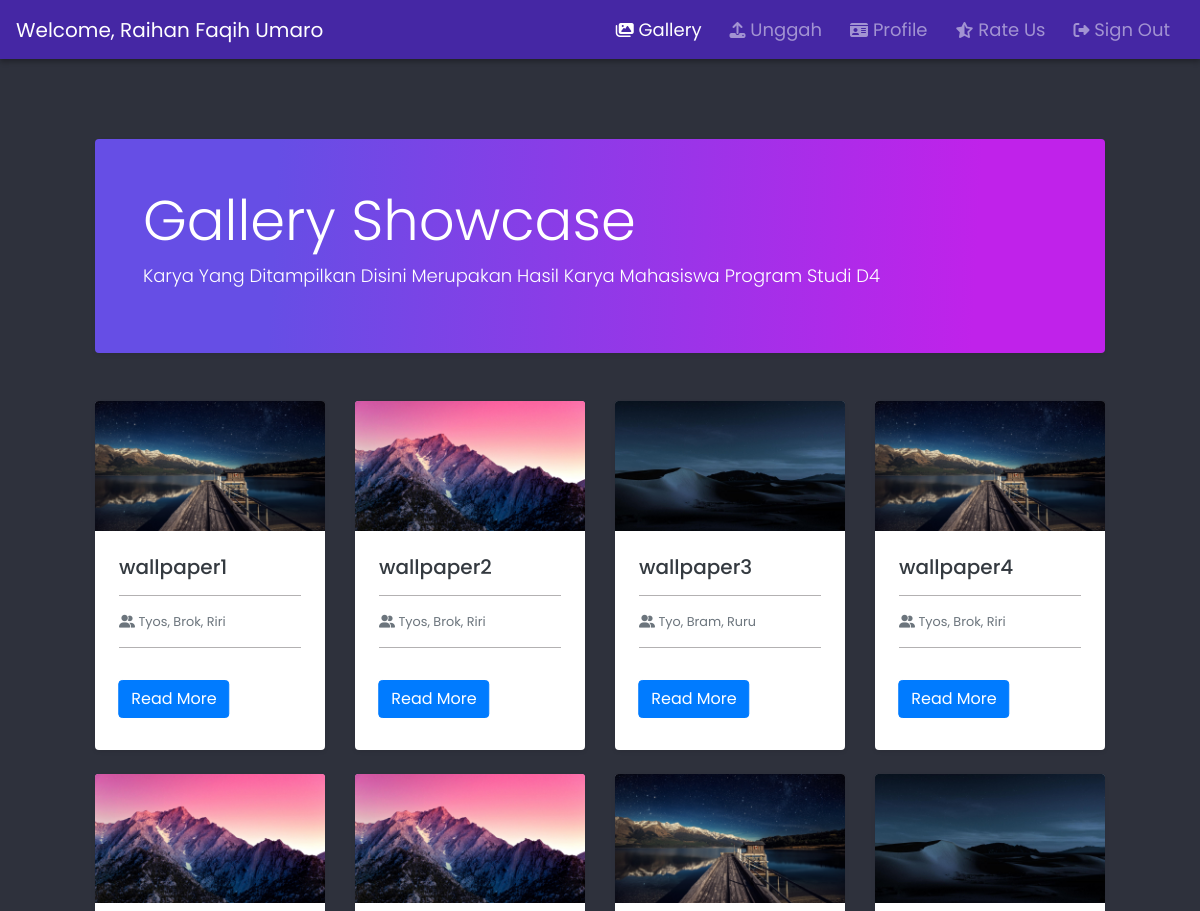
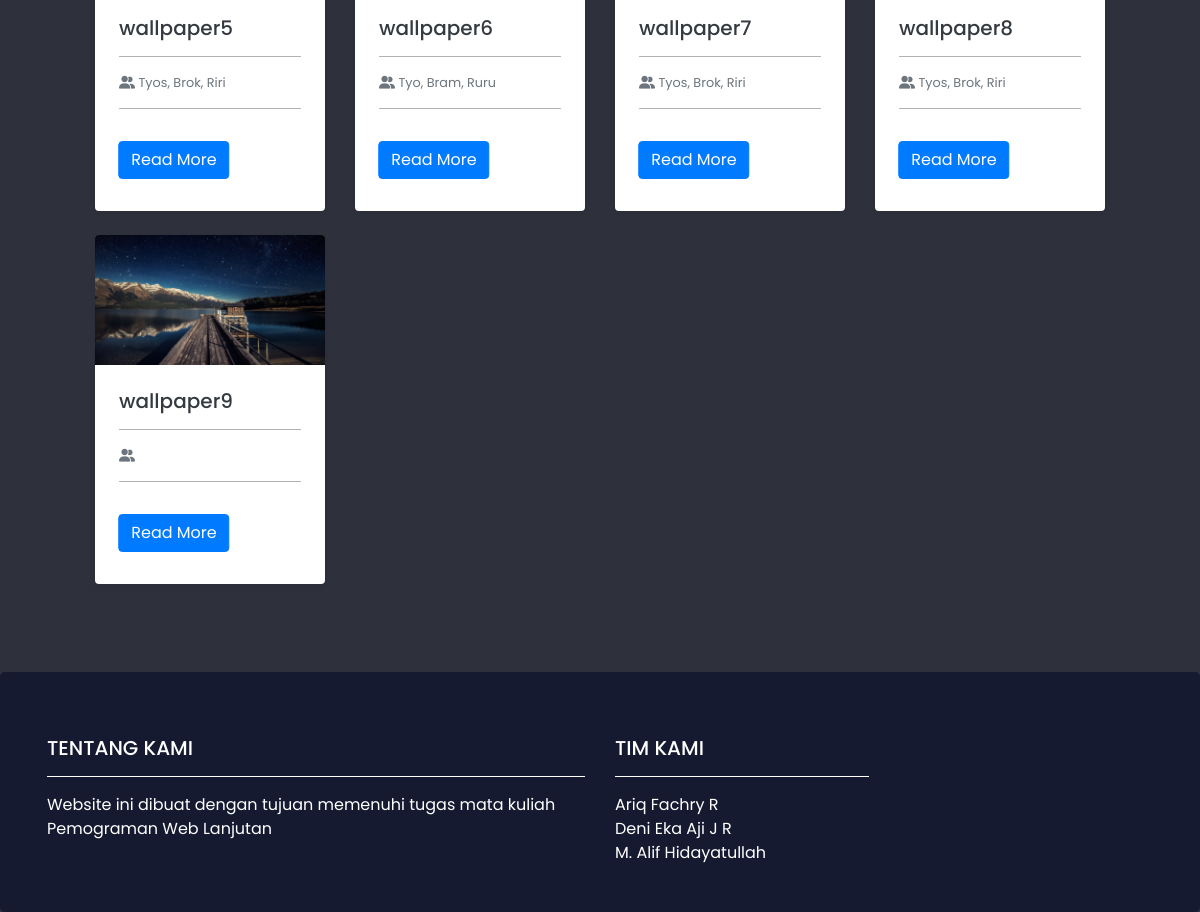
Screenshot of /User_Regist/dashboard_user.php (signed in) with the database file from the repository (2 pictures, top to bottom).
### tables this page shows
CREATE TABLE `data_karya` (
  `id` int(11) NOT NULL,
  `judul` varchar(255) NOT NULL,
  `deskripsi` text NOT NULL,
  `anggota` varchar(255) NOT NULL,
  `foto_karya` varchar(255) NOT NULL
);

### User_Regist/dashboard_user.php (the view, shortened to what this page needs)
<?php
  include 'header-user.php';
    $per_laman = 12;
    $laman_sekarang = 1;
    $awal = ($laman_sekarang - 1) * $per_laman;
?>
<section>
<div class="jumbotron gallery">
          <div class="container-fluid">
            <div class="px-lg-5">
              <div class="row py-5 fadeInRight">
                <div class="col-lg-12 mx-auto">
                  <div class="box p-5 shadow-sm rounded ">
                    <h1 class="display-4 fadeInDown">
                      Gallery Showcase
                    </h1>
                    <p class="lead fadeInUp" style="font-size: 18px;">
                      Karya Yang Ditampilkan Disini Merupakan Hasil Karya Mahasiswa Program Studi D4
                    </p>
                  </div>
                </div>
              </div>
              <div class="row">
                <?php
                $query = "SELECT * FROM data_karya LIMIT $per_laman OFFSET $awal";
                $query_run = mysqli_query($conn, $query);
                $check_data_karya = mysqli_num_rows($query_run) > 0;
                if($check_data_karya)
                {
                  while ($row_karya = mysqli_fetch_array($query_run)) {
                    ?>
                <div class="col-xl-3 col-lg-4 col-md-6 mb-4 anim">
                  <div class="bg-white rounded shadow-sm">
                    <img src="gambar/<?php echo $row_karya['foto_karya']; ?>" class="img-fluid card-img-top" alt="Image Karya">
                    <div class="p-4">
                      <h5><a class="text-dark"><?php echo $row_karya['judul']; ?></a></h5>
                      <hr class="separator">
                      <p class="small text-muted mb-0">
                        <i class="fas fa-user-friends"></i> <?php echo $row_karya['anggota'] ?>
                      </p>
                      <hr class="separator">
                      <div class="d-flex align-items-center justify-content-between rounded-pill bg-white px-3 py-2 mt-4">
                        <button class="btn btn-primary" data-toggle="modal" data-target="#img<?php echo $row_karya['id']; ?>">Read More</button>
                      </div>
                    </div>
                  </div>
                </div>
                    <?php
                  }
                }
                else
                {
                  echo "No Record Found";
                }
                ?>
              </div>
            </div>
          </div>
        </div>
        <div class="jumbotron footer fixed-footer" style="width: 100%; margin: 0">
            <div class="container-fluid text-center text-md-left">
                <div class="row">
                    <div class="col-md-6 mt-md-0 mt-3">
                        <h5 class="text-uppercase">Tentang Kami</h5>
                        <hr style="border-top: 1px solid white;">
                        <p>Website ini dibuat dengan tujuan memenuhi tugas mata kuliah Pemograman Web Lanjutan</p>
                    </div>
                    <div class="col-md-3 mb-md-0 mb-3">
                        <h5 class="text-uppercase">Tim Kami</h5>
                        <hr style="border-top: 1px solid white;">
                        <ul class="list-unstyled" style="color: #ffffff;">
                            <li>
                                Ariq Fachry R
                            </li>
                            <li>
                                Deni Eka Aji J R
                            </li>
                            <li>
                                M. Alif Hidayatullah
                            </li>
                        </ul>
                    </div>
                </div>
            </div>
        </div>
    </body>
</html>

### src/css/dashboard_user.css (style rules this page uses)
* { margin: 0; padding: 0; box-sizing: border-box; font-family: 'Poppins', sans-serif; }
body, html { height: 100%; scroll-behavior: smooth; background-color: #2e313c; }
li { cursor: pointer; }
.jumbotron { color: black; background-color: #2e313c; }
.gallery { min-height: 100vh; padding: 32px 32px; }
.footer { background-color: #161a31; color: #ffffff; bottom: 0; max-height: 30vh; }
.box { background: rgb(192,34,234); background: linear-gradient(273deg, rgba(192,34,234,1) 13%, rgba(102,78,229,1) 82%); color: white; }
.separator { border-top: 1px solid #B3B1B2; }
.btn-primary { transform: translate(-15%, 0%); }
.fadeInRight { animation: fadeInRight 3s ease; }
.fadeInUp { animation: fadeInUp 2s ease; }
.fadeInDown { animation: fadeInDown 2s ease; }
.anim { animation: opac 4s ease; transition: transform .4s ; }

### rows the page displays
data_karya: foto_karya (picture), judul "wallpaper1", anggota "Tyos, Brok, Riri"
data_karya: foto_karya (picture), judul "wallpaper2", anggota "Tyos, Brok, Riri"
data_karya: foto_karya (picture), judul "wallpaper3", anggota "Tyo, Bram, Ruru"
data_karya: foto_karya (picture), judul "wallpaper4", anggota "Tyos, Brok, Riri"
data_karya: foto_karya (picture), judul "wallpaper5", anggota "Tyos, Brok, Riri"
data_karya: foto_karya (picture), judul "wallpaper6", anggota "Tyo, Bram, Ruru"
data_karya: foto_karya (picture), judul "wallpaper7", anggota "Tyos, Brok, Riri"
data_karya: foto_karya (picture), judul "wallpaper8", anggota "Tyos, Brok, Riri"
data_karya: foto_karya (picture), judul "wallpaper9"

### other values shown
$_SESSION['namalengkap'] "Raihan Faqih Umaro"
